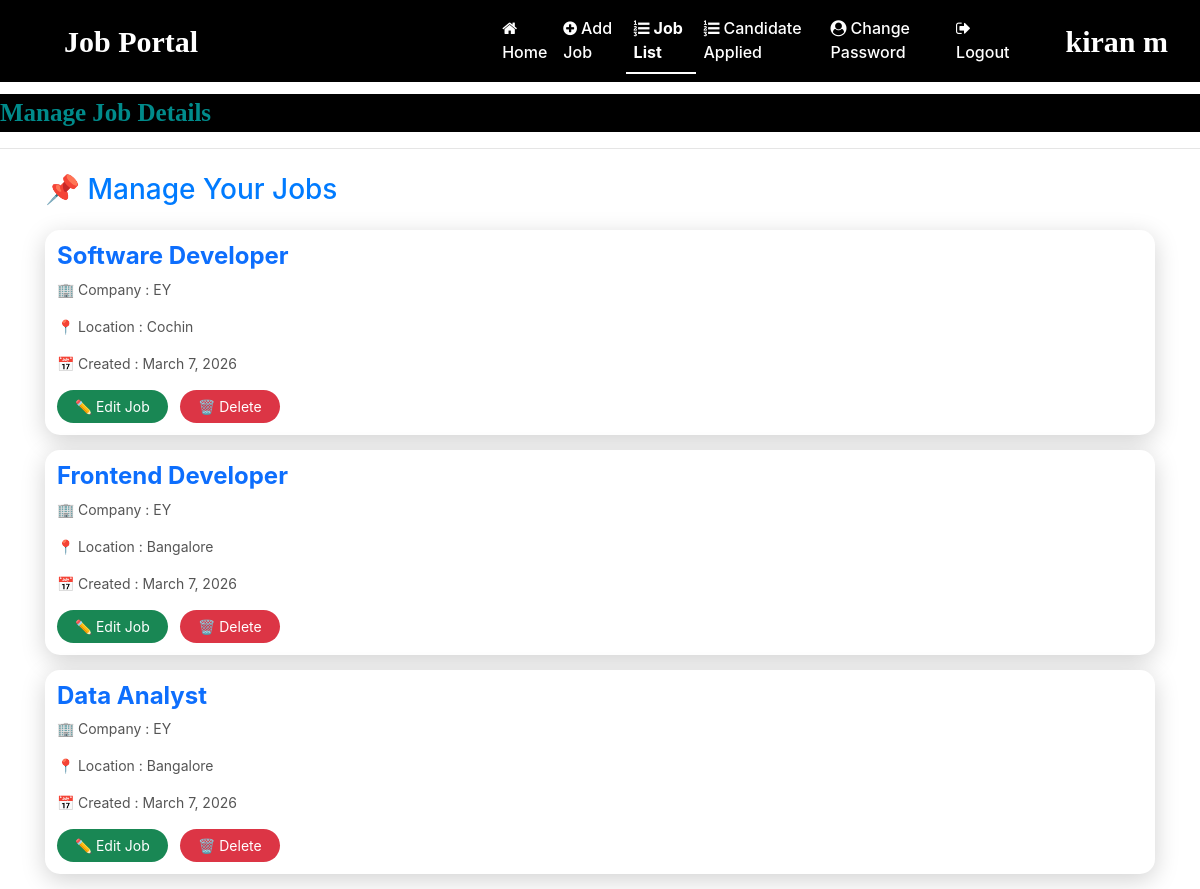
Page /job_list (signed in) on the earlier database version.
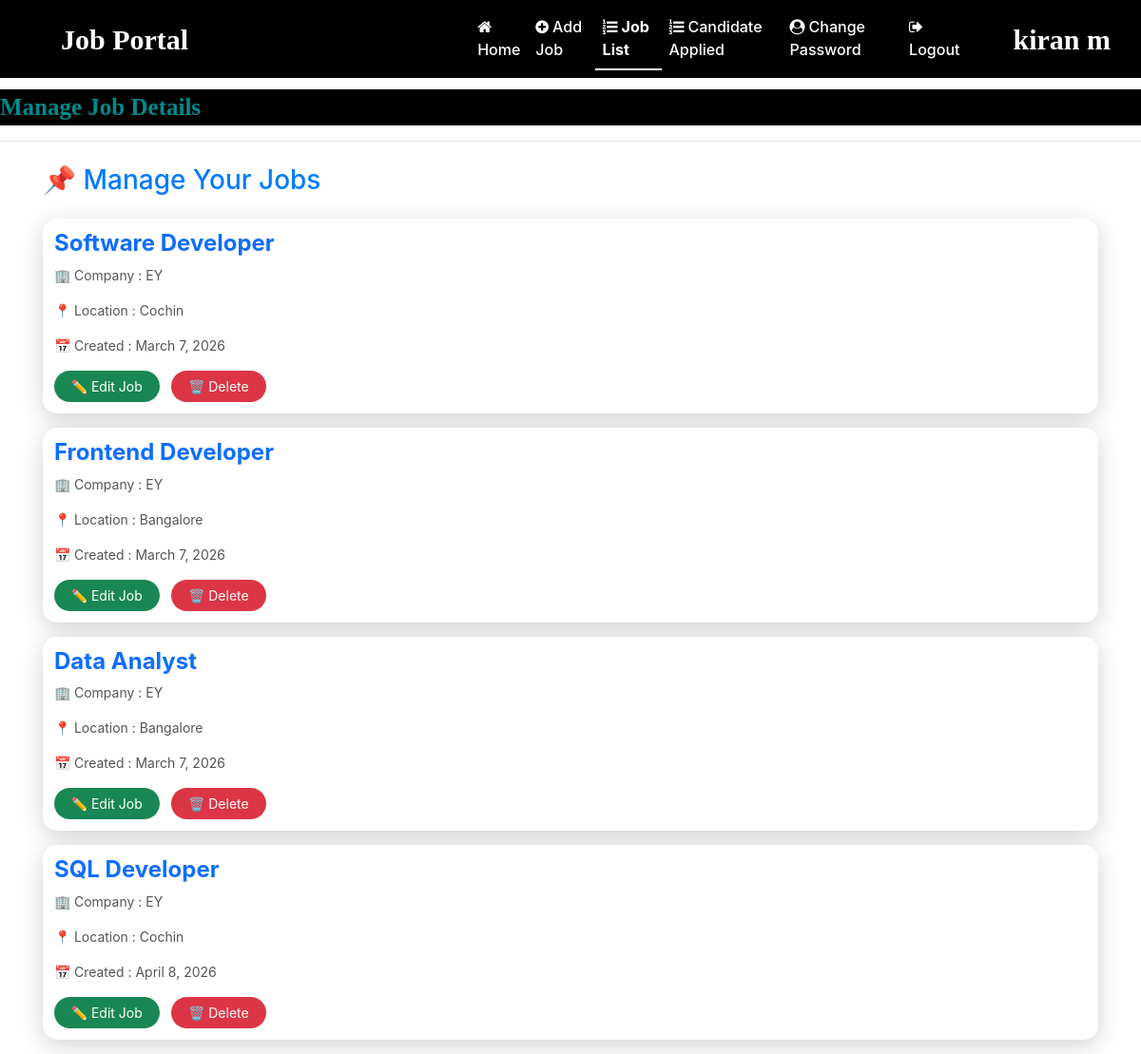
Same page on the later database version.
### job/models.py (models this page shows, shortened)
class Job(models.Model):
    recruiter=models.ForeignKey(Recruiter,on_delete=models.CASCADE)
    start_date=models.DateField()
    end_date=models.DateField()
    title=models.CharField(max_length=100)
    salary = models.FloatField()
    image=models.FileField()
    description = models.CharField(max_length=300)
    experience = models.CharField(max_length=50)
    location = models.CharField(max_length=100)
    skills = models.CharField(max_length=100)
    creationdate = models.DateField()

class Recruiter(models.Model):
    user=models.ForeignKey(User,on_delete=models.CASCADE)
    mobile=models.CharField(max_length=15,null=True)
    image=models.FileField(null=True)
    gender=models.CharField(max_length=10,null=True)
    company = models.CharField(max_length=100, null=True)
    type=models.CharField(max_length=15,null=True)
    status = models.CharField(max_length=20 ,null=True)
    reject_reason = models.TextField(null=True, blank=True)

### job/views.py (the view)
# urls.py: path('job_list', job_list, name='job_list'),
def job_list(request):
    if not request.user.is_authenticated:
        return redirect('recruiter_login')
    user = request.user
    recruiter = Recruiter.objects.get(user=user)
    job=Job.objects.filter(recruiter=recruiter)
    d={'job':job}
    return render(request,'job_list.html',d)

### job/templates/job_list.html (shortened to what this page needs)
<!DOCTYPE html>
<html lang="en">
{% load static %}
<head>
</head>
<body>
    {% include 'recruiter_navigation.html' %}
    <marquee style="font-family:'Monotype Corsiva' ; font-size:25px; color:darkcyan; background-color:black; font-weight: bold; margin-top:1%">
        Manage Job Details
    </marquee>
    <hr>
<div class="container mt-4">
<h3 class="mb-4 text-primary">📌 Manage Your Jobs</h3>
    {% for i in job %}
<div class="job-panel">
<h4>{{ i.title }}</h4>
<p class="job-info">
🏢 Company : {{ i.recruiter.company }}
</p>
<p class="job-info">
📍 Location : {{ i.location }}
</p>
<p class="job-info">
📅 Created : {{ i.creationdate }}
</p>
<div class="mt-2">
<a href="{% url 'edit_job' i.id %}">
<button class="action-btn edit-btn">✏ Edit Job</button>
</a>
<a href="{% url 'delete_job' i.id %}" onclick="return confirm('Are you sure you want to delete this job?')">
<button class="action-btn delete-btn">🗑 Delete</button>
</a>
</div>
</div>
{% empty %}
<p class="text-center text-muted">
No jobs posted yet.
</p>
{% endfor %}
</div>
</body>
</html>

Differences in the rows shown:
added Job: title "SQL Developer", recruiter.company "EY", location "Cochin", creationdate "April 8, 2026"
